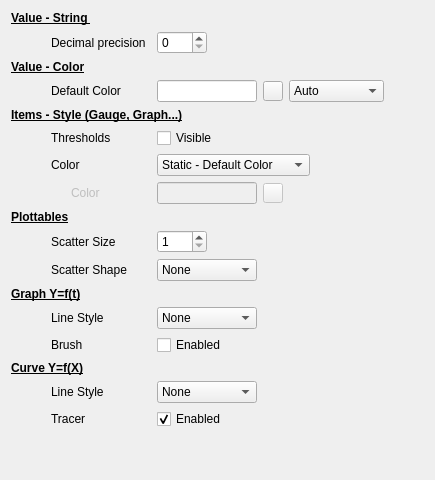
     <widget class="QWidget" name="rangePage">
      <layout class="QVBoxLayout" name="verticalLayout_5">
       <item>
        <widget class="QLabel" name="label_21">
         <property name="font">
          <font>
           <weight>75</weight>
           <bold>true</bold>
           <underline>true</underline>
          </font>
         </property>
         <property name="text">
          <string>Value - String </string>
         </property>
        </widget>
       </item>
       <item>
        <widget class="QWidget" name="precisionWidget" native="true">
         <layout class="QHBoxLayout" name="horizontalLayout">
          <property name="leftMargin">
           <number>0</number>
          </property>
          <property name="topMargin">
           <number>0</number>
          </property>
          <property name="rightMargin">
           <number>0</number>
          </property>
          <property name="bottomMargin">
           <number>0</number>
          </property>
          <item>
           <spacer name="horizontalSpacer_45">
            <property name="orientation">
             <enum>Qt::Horizontal</enum>
            </property>
            <property name="sizeType">
             <enum>QSizePolicy::Fixed</enum>
            </property>
            <property name="sizeHint" stdset="0">
             <size>
              <width>40</width>
              <height>20</height>
             </size>
            </property>
           </spacer>
          </item>
          <item>
           <widget class="QLabel" name="label_4">
            <property name="minimumSize">
             <size>
              <width>100</width>
              <height>0</height>
             </size>
            </property>
            <property name="text">
             <string>Decimal precision</string>
            </property>
            <property name="indent">
             <number>-1</number>
            </property>
           </widget>
          </item>
          <item>
           <widget class="QSpinBox" name="precisionSpinBox">
            <property name="minimumSize">
             <size>
              <width>50</width>
              <height>0</height>
             </size>
            </property>
            <property name="maximum">
             <number>4</number>
            </property>
           </widget>
          </item>
          <item>
           <spacer name="horizontalSpacer_3">
            <property name="orientation">
             <enum>Qt::Horizontal</enum>
            </property>
            <property name="sizeHint" stdset="0">
             <size>
              <width>40</width>
              <height>20</height>
             </size>
            </property>
           </spacer>
          </item>
         </layout>
        </widget>
       </item>
       <item>
        <widget class="QLabel" name="label_39">
         <property name="font">
          <font>
           <weight>75</weight>
           <bold>true</bold>
           <underline>true</underline>
          </font>
         </property>
         <property name="text">
          <string>Value - Color</string>
         </property>
        </widget>
       </item>
       <item>
        <layout class="QHBoxLayout" name="horizontalLayout_5">
         <item>
          <spacer name="horizontalSpacer_44">
           <property name="orientation">
            <enum>Qt::Horizontal</enum>
           </property>
           <property name="sizeType">
            <enum>QSizePolicy::Fixed</enum>
           </property>
           <property name="sizeHint" stdset="0">
            <size>
             <width>40</width>
             <height>20</height>
            </size>
           </property>
          </spacer>
         </item>
         <item>
          <widget class="QLabel" name="label_7">
           <property name="minimumSize">
            <size>
             <width>100</width>
             <height>0</height>
            </size>
           </property>
           <property name="text">
            <string>Default Color</string>
           </property>
           <property name="indent">
            <number>-1</number>
           </property>
          </widget>
         </item>
         <item>
          <widget class="ColorLineEdit" name="colorLineEdit">
           <property name="enabled">
            <bool>true</bool>
           </property>
           <property name="maximumSize">
            <size>
             <width>100</width>
             <height>16777215</height>
            </size>
           </property>
           <property name="alignment">
            <set>Qt::AlignCenter</set>
           </property>
           <property name="readOnly">
            <bool>true</bool>
           </property>
          </widget>
         </item>
         <item>
          <widget class="QToolButton" name="defaultColorToolButton">
           <property name="maximumSize">
            <size>
             <width>20</width>
             <height>20</height>
            </size>
           </property>
           <property name="text">
            <string/>
           </property>
           <property name="icon">
            <iconset resource="../resources/icons/icons.qrc">
             <normaloff>:/icons8_paint_palette_50px.png</normaloff>:/icons8_paint_palette_50px.png</iconset>
           </property>
          </widget>
         </item>
         <item>
          <widget class="QComboBox" name="colorModeComboBox">
           <item>
            <property name="text">
             <string>Auto</string>
            </property>
           </item>
           <item>
            <property name="text">
             <string>Background</string>
            </property>
           </item>
           <item>
            <property name="text">
             <string>Foreground</string>
            </property>
           </item>
          </widget>
         </item>
         <item>
          <spacer name="horizontalSpacer_5">
           <property name="orientation">
            <enum>Qt::Horizontal</enum>
           </property>
           <property name="sizeHint" stdset="0">
            <size>
             <width>40</width>
             <height>20</height>
            </size>
           </property>
          </spacer>
         </item>
        </layout>
       </item>
       <item>
        <widget class="QWidget" name="itemsStyleWidget" native="true">
         <layout class="QVBoxLayout" name="verticalLayout_4">
          <property name="leftMargin">
           <number>0</number>
          </property>
          <property name="topMargin">
           <number>0</number>
          </property>
          <property name="rightMargin">
           <number>0</number>
          </property>
          <property name="bottomMargin">
           <number>0</number>
          </property>
          <item>
           <widget class="QLabel" name="label_40">
            <property name="font">
             <font>
              <weight>75</weight>
              <bold>true</bold>
              <underline>true</underline>
             </font>
            </property>
            <property name="text">
             <string>Items - Style (Gauge, Graph...)</string>
            </property>
           </widget>
          </item>
          <item>
           <layout class="QHBoxLayout" name="horizontalLayout_33">
            <item>
             <spacer name="horizontalSpacer_34">
              <property name="orientation">
               <enum>Qt::Horizontal</enum>
              </property>
              <property name="sizeType">
               <enum>QSizePolicy::Fixed</enum>
              </property>
              <property name="sizeHint" stdset="0">
               <size>
                <width>40</width>
                <height>20</height>
               </size>
              </property>
             </spacer>
            </item>
            <item>
             <widget class="QLabel" name="label_37">
              <property name="minimumSize">
               <size>
                <width>100</width>
                <height>0</height>
               </size>
              </property>
              <property name="text">
               <string>Thresholds</string>
              </property>
              <property name="indent">
               <number>-1</number>
              </property>
             </widget>
            </item>
            <item>
             <widget class="QCheckBox" name="itemsThresholdsCheckBox">
              <property name="minimumSize">
               <size>
                <width>100</width>
                <height>0</height>
               </size>
              </property>
              <property name="text">
               <string>Visible</string>
              </property>
             </widget>
            </item>
            <item>
             <spacer name="horizontalSpacer_35">
              <property name="orientation">
               <enum>Qt::Horizontal</enum>
              </property>
              <property name="sizeHint" stdset="0">
               <size>
                <width>40</width>
                <height>20</height>
               </size>
              </property>
             </spacer>
            </item>
           </layout>
          </item>
          <item>
           <layout class="QHBoxLayout" name="horizontalLayout_30">
            <item>
             <spacer name="horizontalSpacer_27">
              <property name="orientation">
               <enum>Qt::Horizontal</enum>
              </property>
              <property name="sizeType">
               <enum>QSizePolicy::Fixed</enum>
              </property>
              <property name="sizeHint" stdset="0">
               <size>
                <width>40</width>
                <height>20</height>
               </size>
              </property>
             </spacer>
            </item>
            <item>
             <widget class="QLabel" name="label_32">
              <property name="minimumSize">
               <size>
                <width>100</width>
                <height>0</height>
               </size>
              </property>
              <property name="text">
               <string>Color</string>
              </property>
             </widget>
            </item>
            <item>
             <widget class="QComboBox" name="itemsColorComboBox">
              <property name="minimumSize">
               <size>
                <width>100</width>
                <height>0</height>
               </size>
              </property>
              <item>
               <property name="text">
                <string>Static - Default Color</string>
               </property>
              </item>
              <item>
               <property name="text">
                <string>Dynamic - Value Color</string>
               </property>
              </item>
              <item>
               <property name="text">
                <string>Static - Custom Color</string>
               </property>
              </item>
             </widget>
            </item>
            <item>
             <spacer name="horizontalSpacer_4">
              <property name="orientation">
               <enum>Qt::Horizontal</enum>
              </property>
              <property name="sizeHint" stdset="0">
               <size>
                <width>40</width>
                <height>20</height>
               </size>
              </property>
             </spacer>
            </item>
           </layout>
          </item>
          <item>
           <widget class="QWidget" name="itemsColorWidget" native="true">
            <property name="enabled">
             <bool>false</bool>
            </property>
            <layout class="QHBoxLayout" name="horizontalLayout_29">
             <property name="leftMargin">
              <number>0</number>
             </property>
             <property name="topMargin">
              <number>0</number>
             </property>
             <property name="rightMargin">
              <number>0</number>
             </property>
             <property name="bottomMargin">
              <number>0</number>
             </property>
             <item>
              <spacer name="horizontalSpacer_28">
               <property name="orientation">
                <enum>Qt::Horizontal</enum>
               </property>
               <property name="sizeType">
                <enum>QSizePolicy::Fixed</enum>
               </property>
               <property name="sizeHint" stdset="0">
                <size>
                 <width>40</width>
                 <height>20</height>
                </size>
               </property>
              </spacer>
             </item>
             <item>
              <widget class="QLabel" name="label_31">
               <property name="minimumSize">
                <size>
                 <width>100</width>
                 <height>0</height>
                </size>
               </property>
               <property name="text">
                <string>Color</string>
               </property>
               <property name="indent">
                <number>20</number>
               </property>
              </widget>
             </item>
             <item>
              <widget class="ColorLineEdit" name="itemsColorLineEdit">
               <property name="enabled">
                <bool>false</bool>
               </property>
               <property name="maximumSize">
                <size>
                 <width>100</width>
                 <height>16777215</height>
                </size>
               </property>
               <property name="alignment">
                <set>Qt::AlignCenter</set>
               </property>
               <property name="readOnly">
                <bool>true</bool>
               </property>
              </widget>
             </item>
             <item>
              <widget class="QToolButton" name="itemsColorToolButton">
               <property name="enabled">
                <bool>false</bool>
               </property>
               <property name="maximumSize">
                <size>
                 <width>20</width>
                 <height>20</height>
                </size>
               </property>
               <property name="text">
                <string/>
               </property>
               <property name="icon">
                <iconset resource="../resources/icons/icons.qrc">
                 <normaloff>:/icons8_paint_palette_50px.png</normaloff>:/icons8_paint_palette_50px.png</iconset>
               </property>
              </widget>
             </item>
             <item>
              <spacer name="horizontalSpacer_23">
               <property name="orientation">
                <enum>Qt::Horizontal</enum>
               </property>
               <property name="sizeHint" stdset="0">
                <size>
                 <width>40</width>
                 <height>20</height>
                </size>
               </property>
              </spacer>
             </item>
            </layout>
           </widget>
          </item>
          <item>
           <widget class="QLabel" name="label_25">
            <property name="font">
             <font>
              <weight>75</weight>
              <bold>true</bold>
              <underline>true</underline>
             </font>
            </property>
            <property name="text">
             <string>Plottables</string>
            </property>
           </widget>
          </item>
          <item>
           <layout class="QHBoxLayout" name="horizontalLayout_32">
            <item>
             <spacer name="horizontalSpacer_30">
              <property name="orientation">
               <enum>Qt::Horizontal</enum>
              </property>
              <property name="sizeType">
               <enum>QSizePolicy::Fixed</enum>
              </property>
              <property name="sizeHint" stdset="0">
               <size>
                <width>40</width>
                <height>20</height>
               </size>
              </property>
             </spacer>
            </item>
            <item>
             <widget class="QLabel" name="label_33">
              <property name="minimumSize">
               <size>
                <width>100</width>
                <height>0</height>
               </size>
              </property>
              <property name="text">
               <string>Scatter Size</string>
              </property>
              <property name="indent">
               <number>-1</number>
              </property>
             </widget>
            </item>
            <item>
             <widget class="QSpinBox" name="scatterSizeSpinBox">
              <property name="minimumSize">
               <size>
                <width>50</width>
                <height>0</height>
               </size>
              </property>
              <property name="minimum">
               <number>1</number>
              </property>
              <property name="maximum">
               <number>30</number>
              </property>
             </widget>
            </item>
            <item>
             <spacer name="horizontalSpacer_25">
              <property name="orientation">
               <enum>Qt::Horizontal</enum>
              </property>
              <property name="sizeHint" stdset="0">
               <size>
                <width>40</width>
                <height>20</height>
               </size>
              </property>
             </spacer>
            </item>
           </layout>
          </item>
          <item>
           <layout class="QHBoxLayout" name="horizontalLayout_17">
            <item>
             <spacer name="horizontalSpacer_29">
              <property name="orientation">
               <enum>Qt::Horizontal</enum>
              </property>
              <property name="sizeType">
               <enum>QSizePolicy::Fixed</enum>
              </property>
              <property name="sizeHint" stdset="0">
               <size>
                <width>40</width>
                <height>20</height>
               </size>
              </property>
             </spacer>
            </item>
            <item>
             <widget class="QLabel" name="label_27">
              <property name="minimumSize">
               <size>
                <width>100</width>
                <height>0</height>
               </size>
              </property>
              <property name="text">
               <string>Scatter Shape</string>
              </property>
             </widget>
            </item>
            <item>
             <widget class="QComboBox" name="scatterStyleComboBox">
              <property name="minimumSize">
               <size>
                <width>100</width>
                <height>0</height>
               </size>
              </property>
              <item>
               <property name="text">
                <string>None</string>
               </property>
              </item>
              <item>
               <property name="text">
                <string>Dot</string>
               </property>
              </item>
              <item>
               <property name="text">
                <string>Cross</string>
               </property>
              </item>
              <item>
               <property name="text">
                <string>Plus</string>
               </property>
              </item>
              <item>
               <property name="text">
                <string>Circle</string>
               </property>
              </item>
              <item>
               <property name="text">
                <string>Disc</string>
               </property>
              </item>
              <item>
               <property name="text">
                <string>Square</string>
               </property>
              </item>
             </widget>
            </item>
            <item>
             <spacer name="horizontalSpacer_21">
              <property name="orientation">
               <enum>Qt::Horizontal</enum>
              </property>
              <property name="sizeHint" stdset="0">
               <size>
                <width>40</width>
                <height>20</height>
               </size>
              </property>
             </spacer>
            </item>
           </layout>
          </item>
          <item>
           <widget class="QLabel" name="label_35">
            <property name="font">
             <font>
              <weight>75</weight>
              <bold>true</bold>
              <underline>true</underline>
             </font>
            </property>
            <property name="text">
             <string>Graph Y=f(t)</string>
            </property>
           </widget>
          </item>
          <item>
           <layout class="QHBoxLayout" name="horizontalLayout_16">
            <item>
             <spacer name="horizontalSpacer_32">
              <property name="orientation">
               <enum>Qt::Horizontal</enum>
              </property>
              <property name="sizeType">
               <enum>QSizePolicy::Fixed</enum>
              </property>
              <property name="sizeHint" stdset="0">
               <size>
                <width>40</width>
                <height>20</height>
               </size>
              </property>
             </spacer>
            </item>
            <item>
             <widget class="QLabel" name="label_18">
              <property name="minimumSize">
               <size>
                <width>100</width>
                <height>0</height>
               </size>
              </property>
              <property name="text">
               <string>Line Style</string>
              </property>
             </widget>
            </item>
            <item>
             <widget class="QComboBox" name="graphLineStyleComboBox">
              <property name="minimumSize">
               <size>
                <width>100</width>
                <height>0</height>
               </size>
              </property>
              <item>
               <property name="text">
                <string>None</string>
               </property>
              </item>
              <item>
               <property name="text">
                <string>Line</string>
               </property>
              </item>
              <item>
               <property name="text">
                <string>Step Left</string>
               </property>
              </item>
              <item>
               <property name="text">
                <string>Step Right</string>
               </property>
              </item>
              <item>
               <property name="text">
                <string>Step Center</string>
               </property>
              </item>
              <item>
               <property name="text">
                <string>Impulse</string>
               </property>
              </item>
             </widget>
            </item>
            <item>
             <spacer name="horizontalSpacer_19">
              <property name="orientation">
               <enum>Qt::Horizontal</enum>
              </property>
              <property name="sizeHint" stdset="0">
               <size>
                <width>40</width>
                <height>20</height>
               </size>
              </property>
             </spacer>
            </item>
           </layout>
          </item>
          <item>
           <layout class="QHBoxLayout" name="horizontalLayout_28">
            <item>
             <spacer name="horizontalSpacer_31">
              <property name="orientation">
               <enum>Qt::Horizontal</enum>
              </property>
              <property name="sizeType">
               <enum>QSizePolicy::Fixed</enum>
              </property>
              <property name="sizeHint" stdset="0">
               <size>
                <width>40</width>
                <height>20</height>
               </size>
              </property>
             </spacer>
            </item>
            <item>
             <widget class="QLabel" name="label_30">
              <property name="minimumSize">
               <size>
                <width>100</width>
                <height>0</height>
               </size>
              </property>
              <property name="text">
               <string>Brush</string>
              </property>
              <property name="indent">
               <number>-1</number>
              </property>
             </widget>
            </item>
            <item>
             <widget class="QCheckBox" name="graphBrushCheckBox">
              <property name="minimumSize">
               <size>
                <width>100</width>
                <height>0</height>
               </size>
              </property>
              <property name="text">
               <string>Enabled</string>
              </property>
             </widget>
            </item>
            <item>
             <spacer name="horizontalSpacer_22">
              <property name="orientation">
               <enum>Qt::Horizontal</enum>
              </property>
              <property name="sizeHint" stdset="0">
               <size>
                <width>40</width>
                <height>20</height>
               </size>
              </property>
             </spacer>
            </item>
           </layout>
          </item>
          <item>
           <widget class="QLabel" name="label_34">
            <property name="font">
             <font>
              <weight>75</weight>
              <bold>true</bold>
              <underline>true</underline>
             </font>
            </property>
            <property name="text">
             <string>Curve Y=f(X)</string>
            </property>
           </widget>
          </item>
          <item>
           <layout class="QHBoxLayout" name="horizontalLayout_31">
            <item>
             <spacer name="horizontalSpacer_33">
              <property name="orientation">
               <enum>Qt::Horizontal</enum>
              </property>
              <property name="sizeType">
               <enum>QSizePolicy::Fixed</enum>
              </property>
              <property name="sizeHint" stdset="0">
               <size>
                <width>40</width>
                <height>20</height>
               </size>
              </property>
             </spacer>
            </item>
            <item>
             <widget class="QLabel" name="label_36">
              <property name="minimumSize">
               <size>
                <width>100</width>
                <height>0</height>
               </size>
              </property>
              <property name="text">
               <string>Line Style</string>
              </property>
             </widget>
            </item>
            <item>
             <widget class="QComboBox" name="curveLineStyleComboBox">
              <property name="minimumSize">
               <size>
                <width>100</width>
                <height>0</height>
               </size>
              </property>
              <item>
               <property name="text">
                <string>None</string>
               </property>
              </item>
              <item>
               <property name="text">
                <string>Line</string>
               </property>
              </item>
             </widget>
            </item>
            <item>
             <spacer name="horizontalSpacer_26">
              <property name="orientation">
               <enum>Qt::Horizontal</enum>
              </property>
              <property name="sizeHint" stdset="0">
               <size>
                <width>40</width>
                <height>20</height>
               </size>
              </property>
             </spacer>
            </item>
           </layout>
          </item>
         </layout>
        </widget>
       </item>
       <item>
        <layout class="QHBoxLayout" name="horizontalLayout_34">
         <item>
          <spacer name="horizontalSpacer_36">
           <property name="orientation">
            <enum>Qt::Horizontal</enum>
           </property>
           <property name="sizeType">
            <enum>QSizePolicy::Fixed</enum>
           </property>
           <property name="sizeHint" stdset="0">
            <size>
             <width>40</width>
             <height>20</height>
            </size>
           </property>
          </spacer>
         </item>
         <item>
          <widget class="QLabel" name="label_38">
           <property name="minimumSize">
            <size>
             <width>100</width>
             <height>0</height>
            </size>
           </property>
           <property name="text">
            <string>Tracer</string>
           </property>
           <property name="indent">
            <number>-1</number>
           </property>
          </widget>
         </item>
         <item>
          <widget class="QCheckBox" name="curveTracerCheckBox">
           <property name="minimumSize">
            <size>
             <width>100</width>
             <height>0</height>
            </size>
           </property>
           <property name="text">
            <string>Enabled</string>
           </property>
           <property name="checked">
            <bool>true</bool>
           </property>
          </widget>
         </item>
         <item>
          <spacer name="horizontalSpacer_24">
           <property name="orientation">
            <enum>Qt::Horizontal</enum>
           </property>
           <property name="sizeHint" stdset="0">
            <size>
             <width>40</width>
             <height>20</height>
            </size>
           </property>
          </spacer>
         </item>
        </layout>
       </item>
       <item>
        <spacer name="verticalSpacer_2">
         <property name="orientation">
          <enum>Qt::Vertical</enum>
         </property>
         <property name="sizeHint" stdset="0">
          <size>
           <width>20</width>
           <height>40</height>
          </size>
         </property>
        </spacer>
       </item>
      </layout>
     </widget>
